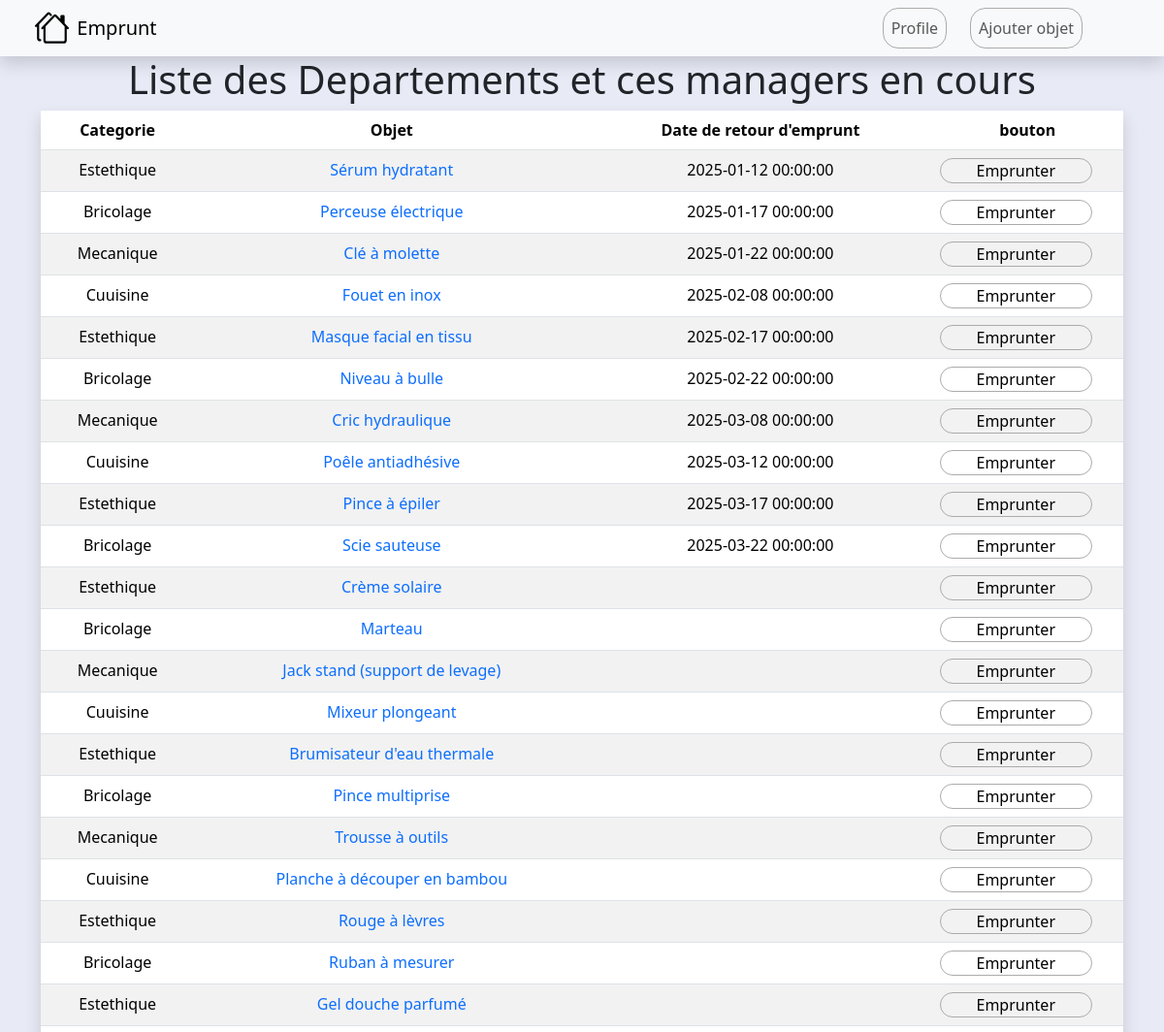
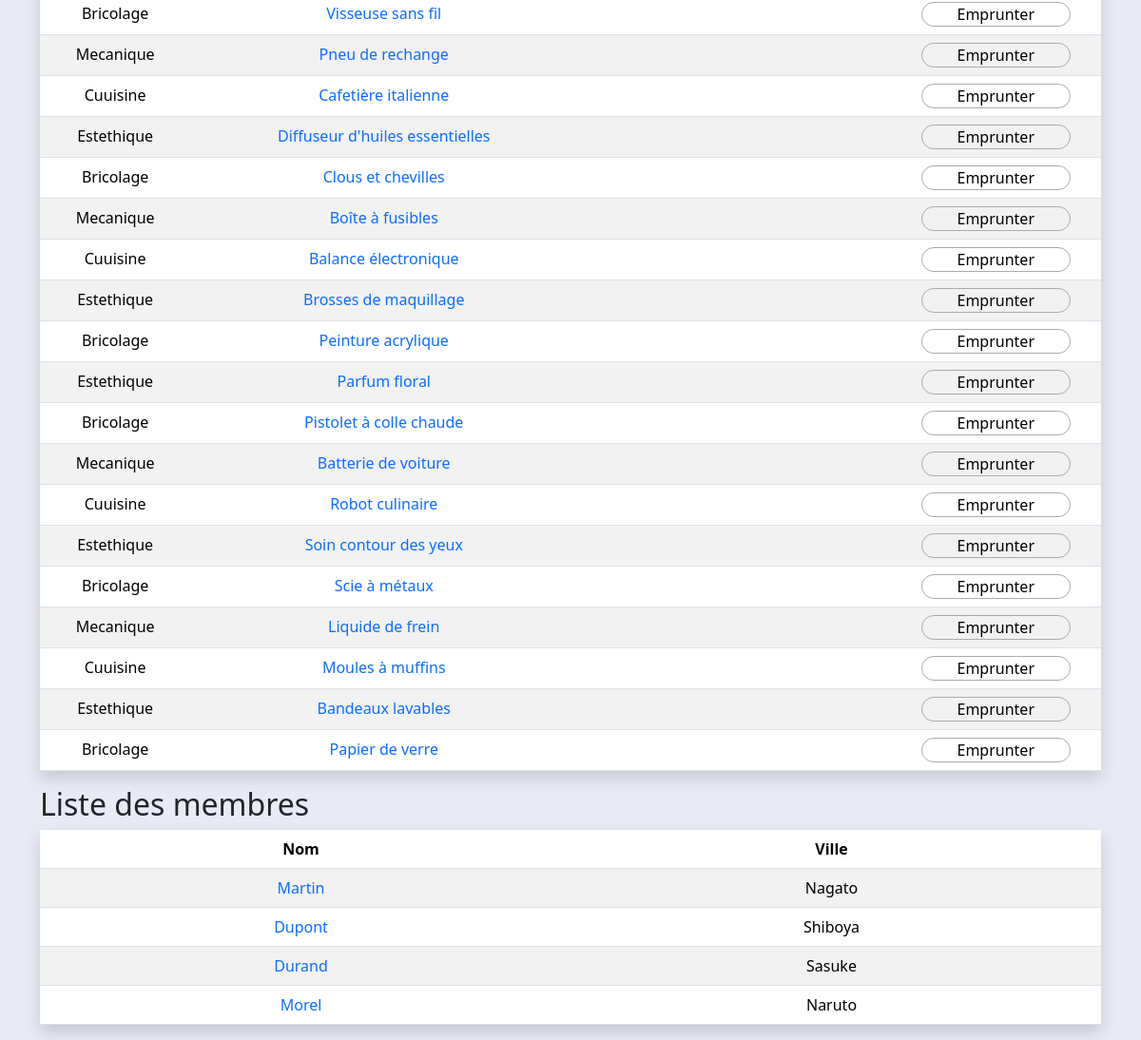
The page /page/accueil.php on the database its author committed (2 pictures, top to bottom).
### tables this page shows
create table projet_finalS2_emprunt(
    id_emprunt INT PRIMARY KEY AUTO_INCREMENT,
    id_objet INT,
    id_membre INT,
    date_emprunt DATETIME,
    date_retour DATETIME
);

create table projet_finalS2_membre(
    id_membre INT PRIMARY KEY AUTO_INCREMENT,
    nom VARCHAR(100),
    date_de_naissance DATE,
    genre VARCHAR(100),
    email VARCHAR(100),
    ville VARCHAR(100),
    mdp VARCHAR(100),
    image_profil VARCHAR(200)
);

### inc/connection.php (called while the page is built, shortened)
<?php
function dbconnect()
{
    static $connect = null;
    if ($connect === null) {
        $connect = mysqli_connect('localhost','ETU004123','iuytogXm','db_s2_ETU004123');
        mysqli_set_charset($connect, 'utf8mb4');
    }
    return $connect;
}
?>

### inc/fonction.php (called while the page is built, shortened)
<?php
    include('connection.php');
    function all_objet()
    {
        $sql ="SELECT * FROM v_objet_categorie";
        $requet = mysqli_query(dbconnect(),$sql);
        $result = array();
        while($all_departement = mysqli_fetch_assoc($requet))
        {
            $result[] = $all_departement;
        }
        return $result;
    }
    function all_objet_nouveau()
    {
        $sql ="SELECT * FROM projet_finalS2_objet_membre";
        $requet = mysqli_query(dbconnect(),$sql);
        $result = array();
        while($all_departement = mysqli_fetch_assoc($requet))
        {
            $result[] = $all_departement;
        }
        return $result;
    }
    function all_emprunt()
    {
        $sql ="SELECT * FROM projet_finalS2_emprunt";
        $requet = mysqli_query(dbconnect(),$sql);
        $result = array();
        while($all_departement = mysqli_fetch_assoc($requet))
        {
            $result[] = $all_departement;
        }
        return $result;
    }
    function all_membre()
    {
        $sql ="SELECT * FROM projet_finalS2_membre";
        $requet = mysqli_query(dbconnect(),$sql);
        $result = array();
        while($all_departement = mysqli_fetch_assoc($requet))
        {
            $result[] = $all_departement;
        }
        return $result;
    }
?>

### page/accueil.php (the view, shortened to what this page needs)
<?php
include ('../inc/fonction.php');
$objets = all_objet();
$objets_nouveau = all_objet_nouveau();
$emprunt = all_emprunt();
$taille = 0;
    while (isset($objets[$taille]))
    {
        $taille++;
    }
    $all_membre = all_membre();
    $count = 0;
    while (isset($all_membre[$count]))
    {
        $count++;
    }
?>
<!DOCTYPE html>
<html lang="en">
<head>
    <link href="../assets/bootstrap/css/bootstrap.min.css" rel="stylesheet">
    <link rel="stylesheet" href="../assets/css/style.css">
</head>
<body>
    <?php include('header.php')?>
    <section class="col-md-12">
            <h1 class="text-center">Liste des Departements et ces managers en cours</h1>
            <div class="container">
                <table  class="table table-striped table-hover shadow text-center">
                    <thead>
                        <tr>
                            <th>Categorie</th>
                            <th>Objet</th>
                            <th>Date de retour d'emprunt</th>
                            <th>bouton</th>
                        </tr>
                    </thead>
                    <tbody>
                        <?php for ($i = 0; $i < $taille; $i++) {?>
                                <tr>
                                    <td><?php echo $objets[$i]['Categorie']?> </td>
                                    <td>
                                        <a href="info_objet.php?objet=<?php echo $objets_nouveau[$i]['nom_objet']?>&cat=<?php echo $objets[$i]['Categorie']?>">
                                            <?php echo $objets_nouveau[$i]['nom_objet']?>
                                        </a>
                                    </td>
                                    <td><?php echo $emprunt[$i]['date_retour']?></td>
                                    <td>
                                    <a class="nav-link nav_case me-4" href="emprunt.php">Emprunter</a>
                                    </td>
                                </tr>
                        <?php } ?>
                    </tbody>
                </table>
                <h2>Liste des membres</h2>
                <table  class="table table-striped table-hover shadow text-center">
                    <thead>
                        <tr>
                            <th>Nom</th>
                            <th>Ville</th>
                        </tr>
                    </thead>
                    <tbody>
                        <?php for ($a = 0; $a < $count; $a++) {?>
                                <tr>
                                    <td>
                                        <a href="fiche_emprunt_membre.php?nom_membre=<?php echo $all_membre[$a]['nom']?>">
                                            <?php echo $all_membre[$a]['nom']?>
                                        </a>
                                    </td>
                                    <td><?php echo $all_membre[$a]['ville']?></td>
                                </tr>
                        <?php } ?>
                    </tbody>
                </table>
            </div>
        </section>
</body>
</html>

### page/header.php (shortened to what this page needs)
<!DOCTYPE html>
<html lang="en">
<head>
</head>
<body>
    <head class="mb-4">
        <nav class="navbar navbar-expand-lg navbar-light bg-light shadow">
            <div class="container-fluid">
                <img src="../assets/bootstrap-icons/icons/houses.svg" class="ms-4" width="3%" height="3%">
                <a class="navbar-brand ms-2" href="#">Emprunt</a>
                <div class="collapse navbar-collapse" id="menu">
                    <ul class="navbar-nav ms-auto me-5">
                        <li class="nav-item">
                            <a class="nav-link nav_case me-4" href="profile.php">Profile</a>
                        </li>
                        <li class="nav-item">
                            <a class="nav-link nav_case me-4" href="ajout_objet.php">Ajouter objet</a>
                        </li>
                    </ul>
                </div>
            </div>
        </nav>
    </head>
</body>
</html>

### assets/css/style.css (style rules this page uses)
body { background-color: #E8EAF6; }
a { text-decoration: none; }
.nav_case { border: 1px solid rgb(171, 171, 171); border-radius: 16px; }

### rows shown on the page
projet_finals2_emprunt: date_retour "2025-01-12 00:00:00"
projet_finals2_emprunt: date_retour "2025-01-17 00:00:00"
projet_finals2_emprunt: date_retour "2025-01-22 00:00:00"
projet_finals2_emprunt: date_retour "2025-02-08 00:00:00"
projet_finals2_emprunt: date_retour "2025-02-17 00:00:00"
projet_finals2_emprunt: date_retour "2025-02-22 00:00:00"
projet_finals2_emprunt: date_retour "2025-03-08 00:00:00"
projet_finals2_emprunt: date_retour "2025-03-12 00:00:00"
projet_finals2_emprunt: date_retour "2025-03-17 00:00:00"
projet_finals2_emprunt: date_retour "2025-03-22 00:00:00"
projet_finals2_membre: nom "Martin", ville "Nagato"
projet_finals2_membre: nom "Dupont", ville "Shiboya"
projet_finals2_membre: nom "Durand", ville "Sasuke"
projet_finals2_membre: nom "Morel", ville "Naruto"

### other values the page prints
$objets[$i]['Categorie'] "Estethique"
$objets_nouveau[$i]['nom_objet'] "Sérum hydratant"
$objets[$i]['Categorie'] "Bricolage"
$objets_nouveau[$i]['nom_objet'] "Perceuse électrique"
$objets[$i]['Categorie'] "Mecanique"
$objets_nouveau[$i]['nom_objet'] "Clé à molette"
$objets[$i]['Categorie'] "Cuuisine"
$objets_nouveau[$i]['nom_objet'] "Fouet en inox"
$objets_nouveau[$i]['nom_objet'] "Masque facial en tissu"
$objets_nouveau[$i]['nom_objet'] "Niveau à bulle"
$objets_nouveau[$i]['nom_objet'] "Cric hydraulique"
$objets_nouveau[$i]['nom_objet'] "Poêle antiadhésive"
$objets_nouveau[$i]['nom_objet'] "Pince à épiler"
$objets_nouveau[$i]['nom_objet'] "Scie sauteuse"
$objets_nouveau[$i]['nom_objet'] "Crème solaire"
